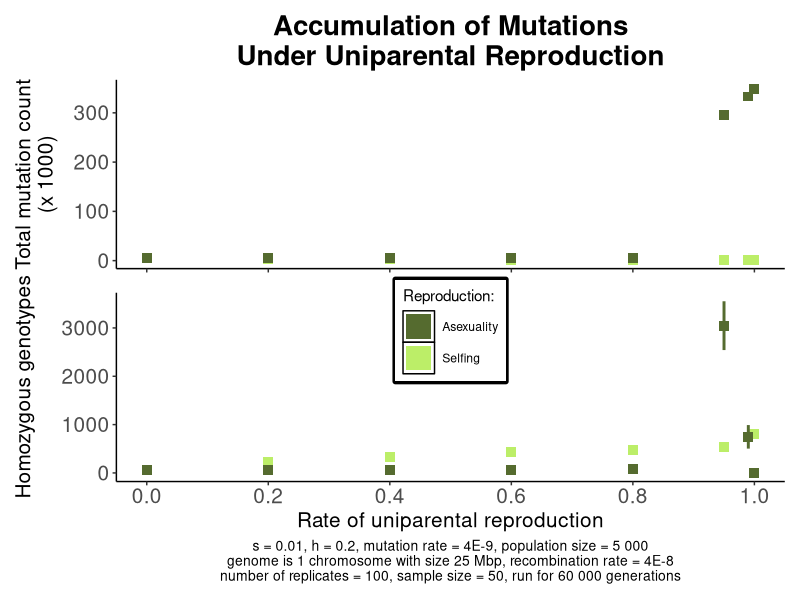
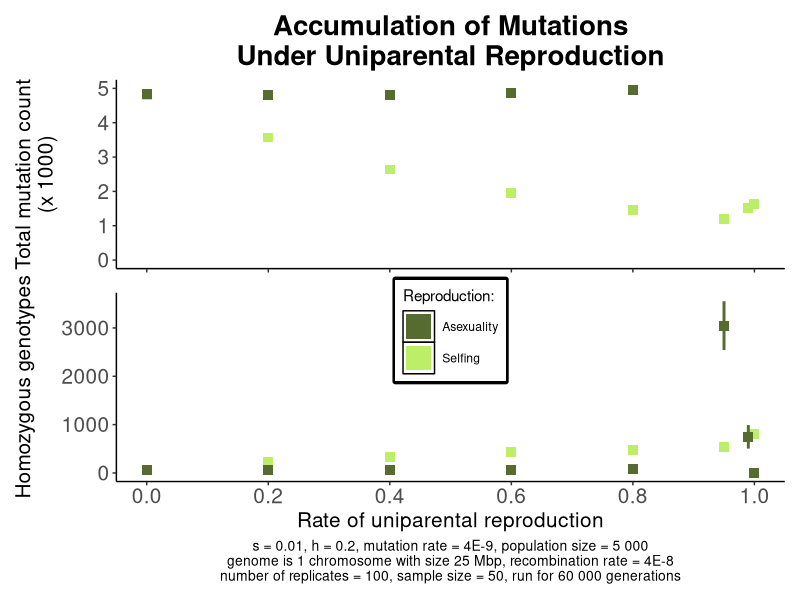
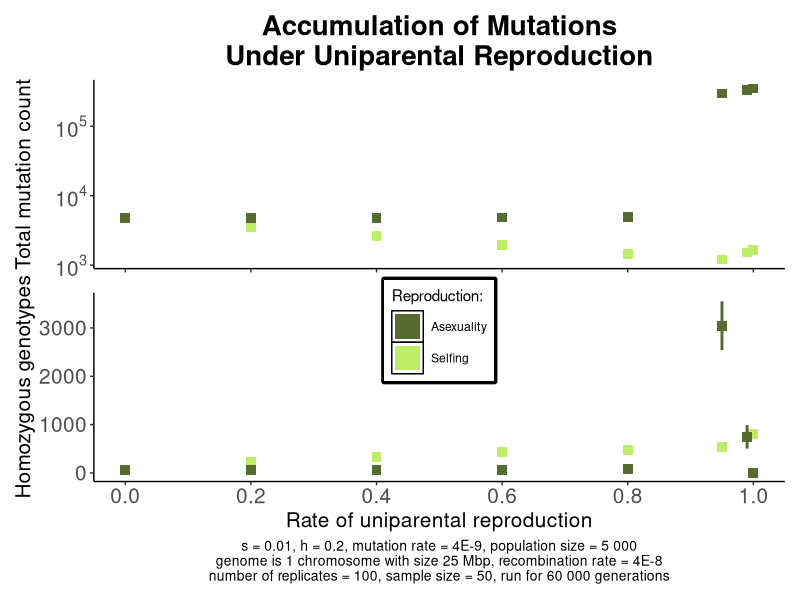
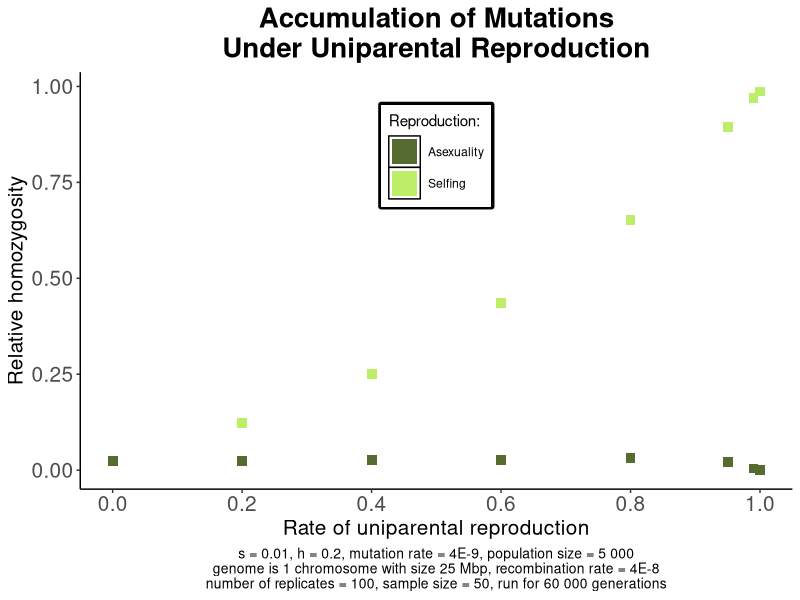

Generate these figures, in order, with R:
library(ggplot2)
library(patchwork)
library(dplyr)
library(scales)

replicate_number=100
colours <- c("Selfing"="darkolivegreen2","Asexuality"="darkolivegreen")

Selfing_recessive_load_all <- read.csv("Data_selfing_recessive_load_full_60000.csv")
Selfing_additive_load_all <- read.csv("Data_selfing_additive_load_full_60000.csv")
Selfing_relative_homozygosity_all <- read.csv("Data_selfing_relative_homozygosity_full_60000.csv")
#Selfing_fixed_mutations_all <- read.csv("Data_selfing_fixed_mutations_full_60000.csv")

Cloning_recessive_load_all <- read.csv("Data_cloning_recessive_load_full_60000.csv")
Cloning_additive_load_all <- read.csv("Data_cloning_additive_load_full_60000.csv")
Cloning_relative_homozygosity_all <- read.csv("Data_cloning_relative_homozygosity_full_60000.csv")
#Cloning_fixed_mutations_all <- read.csv("Data_cloning_fixed_mutations_full_60000.csv")

for (h_coefficient in c(0.2)) {

filename_rec_selfing <- Selfing_recessive_load_all %>% filter(Dominance_coefficient == h_coefficient)
filename_add_selfing <- Selfing_additive_load_all %>% filter(Dominance_coefficient == h_coefficient)
filename_rel_selfing <- Selfing_relative_homozygosity_all %>% filter(Dominance_coefficient == h_coefficient)
#filename_fix_selfing <- Selfing_fixed_mutations_all %>% filter(Dominance_coefficient == h_coefficient)

Selfing_rec_max <- filename_rec_selfing$Expected_recessive_load+1.96*filename_rec_selfing$SD_recessive_load/sqrt(replicate_number)
Selfing_rec_min <- filename_rec_selfing$Expected_recessive_load-1.96*filename_rec_selfing$SD_recessive_load/sqrt(replicate_number)

Selfing_add_max <- filename_add_selfing$Expected_additive_load+1.96*filename_add_selfing$SD_additive_load/sqrt(replicate_number)
Selfing_add_min <- filename_add_selfing$Expected_additive_load-1.96*filename_add_selfing$SD_additive_load/sqrt(replicate_number)

Selfing_rel_max <- filename_rel_selfing$Expected_relative_homozygosity+1.96*filename_rel_selfing$SD_relative_homozygosity/sqrt(replicate_number)
Selfing_rel_min <- filename_rel_selfing$Expected_relative_homozygosity-1.96*filename_rel_selfing$SD_relative_homozygosity/sqrt(replicate_number)


filename_rec_cloning <- Cloning_recessive_load_all %>% filter(Dominance_coefficient == h_coefficient)
filename_add_cloning <- Cloning_additive_load_all %>% filter(Dominance_coefficient == h_coefficient)
filename_rel_cloning <- Cloning_relative_homozygosity_all %>% filter(Dominance_coefficient == h_coefficient)
#filename_fix_cloning <- Cloning_fixed_mutations_all %>% filter(Dominance_coefficient == h_coefficient)


Cloning_rec_max <- filename_rec_cloning$Expected_recessive_load+1.96*filename_rec_cloning$SD_recessive_load/sqrt(replicate_number)
Cloning_rec_min <- filename_rec_cloning$Expected_recessive_load-1.96*filename_rec_cloning$SD_recessive_load/sqrt(replicate_number)

Cloning_add_max <- filename_add_cloning$Expected_additive_load+1.96*filename_add_cloning$SD_additive_load/sqrt(replicate_number)
Cloning_add_min <- filename_add_cloning$Expected_additive_load-1.96*filename_add_cloning$SD_additive_load/sqrt(replicate_number)

Cloning_rel_max <- filename_rel_cloning$Expected_relative_homozygosity+1.96*filename_rel_cloning$SD_relative_homozygosity/sqrt(replicate_number)
Cloning_rel_min <- filename_rel_cloning$Expected_relative_homozygosity-1.96*filename_rel_cloning$SD_relative_homozygosity/sqrt(replicate_number)

Plot_recessive <- ggplot()+
	geom_point(data = filename_rec_selfing, aes(x = Uniparenting_rate, y = Expected_recessive_load, colour="Selfing"), size=3, shape=15)+
	geom_linerange(data = filename_rec_selfing, 
			aes(x=Uniparenting_rate, 
			    ymax=Selfing_rec_max, 
			    ymin=Selfing_rec_min), color="darkolivegreen2", size=1)+
 
	geom_point(data=filename_rec_cloning, aes(x=Uniparenting_rate, y=Expected_recessive_load, colour="Asexuality"), size=3, shape=15)+
	geom_linerange(data=filename_rec_cloning, 
			aes(x=Uniparenting_rate, 
			    ymax=Cloning_rec_max, 
			    ymin=Cloning_rec_min), color="darkolivegreen", size=1)+
	
	labs(y="Homozygous genotypes",
	     x="Rate of uniparental reproduction",
	     colour="Reproduction: ",
	     caption=paste("s = 0.01, h = ", h_coefficient, ", mutation rate = 4E-9, population size = 5 000\ngenome is 1 chromosome with size 25 Mbp, recombination rate = 4E-8\nnumber of replicates = ", replicate_number,", sample size = 50, run for 60 000 generations", sep=""))+
	
	theme(panel.grid.major=element_blank(),
    	      panel.grid.minor=element_blank(),
    	      panel.background=element_blank(),
    	      axis.line = element_line(color="black"),
    	      
	      plot.caption=element_text(size=10, hjust=0.5),
	      plot.subtitle=element_text(size=15, hjust=1, face="bold"), 
	      axis.title.y=element_text(size=15),
	      axis.title.x=element_text(size=15),
	      
	      axis.text.x=element_text(size=15),
	      axis.text.y=element_text(size=15),
	      
	      legend.position=c(0.5, 0.8),
	      legend.key = element_rect(fill = "white"),
	      legend.box.background = element_rect(color="black", size=2))+

	guides(colour = guide_legend(override.aes = list(size = 8)))+
		
	scale_colour_manual(values = colours)+
	scale_x_continuous(breaks=seq(0, 1, 0.2))
		   
Plot_additive <- ggplot()+
	geom_point(data=filename_add_selfing, aes(x=Uniparenting_rate, y=Expected_additive_load/1000), colour="darkolivegreen2", size=3, shape=15)+
	geom_linerange(data=filename_add_selfing, 
			aes(x=Uniparenting_rate, 
			    ymax=Selfing_add_max/1000, 
			    ymin=Selfing_add_min/1000), color="darkolivegreen2", size=1)+
	
	geom_point(data=filename_add_cloning, aes(x=Uniparenting_rate, y=Expected_additive_load/1000), colour="darkolivegreen", size=3, shape=15)+
	geom_linerange(data=filename_add_cloning, 
			aes(x=Uniparenting_rate, 
			    ymax=Cloning_add_max/1000, 
			    ymin=Cloning_add_min/1000), color="darkolivegreen", size=1)+
	
	labs(x="Rate of uniparental reproduction",
	     y="Total mutation count\n(x 1000)",
	     title="Accumulation of Mutations\nUnder Uniparental Reproduction")+
	theme(panel.grid.major=element_blank(),
    	      panel.grid.minor=element_blank(),
    	      panel.background=element_blank(),
    	      axis.line = element_line(color="black"),
    	      
    	      plot.title=element_text(size=20, hjust=0.5, face="bold"),
	      plot.subtitle=element_text(size=15, hjust=1, face="bold"),
	      axis.title.y=element_text(size=15),
	      axis.title.x=element_blank(),
	      
	      axis.text.x=element_text(size=0),
	      axis.text.y=element_text(size=15))+

	guides(colour = guide_legend(override.aes = list(size = 8)))+
		
	scale_colour_manual(values = colours)+
	scale_x_continuous(breaks=seq(0, 1, 0.2))

Plot_additive_2 <- ggplot()+
	geom_point(data=filename_add_selfing, aes(x=Uniparenting_rate, y=Expected_additive_load/1000), colour="darkolivegreen2", size=3, shape=15)+
	geom_linerange(data=filename_add_selfing, 
			aes(x=Uniparenting_rate, 
			    ymax=Selfing_add_max/1000, 
			    ymin=Selfing_add_min/1000), color="darkolivegreen2", size=1)+
	
	geom_point(data=filename_add_cloning, aes(x=Uniparenting_rate, y=Expected_additive_load/1000), colour="darkolivegreen", size=3, shape=15)+
	geom_linerange(data=filename_add_cloning, 
			aes(x=Uniparenting_rate, 
			    ymax=Cloning_add_max/1000, 
			    ymin=Cloning_add_min/1000), color="darkolivegreen", size=1)+
	
	labs(x="Rate of uniparental reproduction",
	     y="Total mutation count\n(x 1000)",
	     title="Accumulation of Mutations\nUnder Uniparental Reproduction")+
	     
	theme(panel.grid.major=element_blank(),
    	      panel.grid.minor=element_blank(),
    	      panel.background=element_blank(),
    	      axis.line = element_line(color="black"),
    	      
    	      plot.title=element_text(size=20, hjust=0.5, face="bold"),
	      plot.subtitle=element_text(size=15, hjust=1, face="bold"),
	      axis.title.y=element_text(size=15),
	      axis.title.x=element_blank(),
	      
	      axis.text.x=element_text(size=0),
	      axis.text.y=element_text(size=15))+

	guides(colour = guide_legend(override.aes = list(size = 8)))+
		
	scale_colour_manual(values = colours)+
	scale_x_continuous(breaks=seq(0, 1, 0.2))+
	scale_y_continuous(limits=c(0, 5))
	
Plot_additive_log <- ggplot()+
	geom_point(data=filename_add_selfing, aes(x=Uniparenting_rate, y=Expected_additive_load), colour="darkolivegreen2", size=3, shape=15)+
	geom_linerange(data=filename_add_selfing, 
			aes(x=Uniparenting_rate, 
			    ymax=Selfing_add_max, 
			    ymin=Selfing_add_min), color="darkolivegreen2", size=1)+
	
	geom_point(data=filename_add_cloning, aes(x=Uniparenting_rate, y=Expected_additive_load), colour="darkolivegreen", size=3, shape=15)+
	geom_linerange(data=filename_add_cloning, 
			aes(x=Uniparenting_rate, 
			    ymax=Cloning_add_max, 
			    ymin=Cloning_add_min), color="darkolivegreen", size=1)+
	
	labs(x="Rate of uniparental reproduction",
	     y="Total mutation count",
	     title="Accumulation of Mutations\nUnder Uniparental Reproduction")+
	     
	theme(panel.grid.major=element_blank(),
    	      panel.grid.minor=element_blank(),
    	      panel.background=element_blank(),
    	      axis.line = element_line(color="black"),
    	      
    	      plot.title=element_text(size=20, hjust=0.5, face="bold"),
	      plot.subtitle=element_text(size=15, hjust=1, face="bold"),
	      axis.title.y=element_text(size=15),
	      axis.title.x=element_blank(),
	      
	      axis.text.x=element_text(size=0),
	      axis.text.y=element_text(size=15))+

	guides(colour = guide_legend(override.aes = list(size = 8)))+
		
	scale_colour_manual(values = colours)+
	scale_x_continuous(breaks=seq(0, 1, 0.2))+
	scale_y_log10(breaks = 10**c(3,4,5),
                labels = trans_format("log10", math_format(10^.x)))


Plot_relative <- ggplot()+
	geom_point(data = filename_rel_selfing, aes(x = Uniparenting_rate, y = Expected_relative_homozygosity, colour="Selfing"), size=3, shape=15)+
	geom_linerange(data = filename_rel_selfing, 
			aes(x=Uniparenting_rate, 
			    ymax=Selfing_rel_max, 
			    ymin=Selfing_rel_min), color="darkolivegreen2", size=1)+
 
	geom_point(data=filename_rel_cloning, aes(x=Uniparenting_rate, y=Expected_relative_homozygosity, colour="Asexuality"), size=3, shape=15)+
	geom_linerange(data=filename_rel_cloning, 
			aes(x=Uniparenting_rate, 
			    ymax=Cloning_rel_max, 
			    ymin=Cloning_rel_min), color="darkolivegreen", size=1)+
	
	labs(y="Relative homozygosity",
	     x="Rate of uniparental reproduction",
	     colour="Reproduction: ",
	     title="Accumulation of Mutations\nUnder Uniparental Reproduction",
	     caption=paste("s = 0.01, h = ", h_coefficient, ", mutation rate = 4E-9, population size = 5 000\ngenome is 1 chromosome with size 25 Mbp, recombination rate = 4E-8\nnumber of replicates = ", replicate_number,", sample size = 50, run for 60 000 generations", sep=""))+
	
	theme(panel.grid.major=element_blank(),
    	      panel.grid.minor=element_blank(),
    	      panel.background=element_blank(),
    	      axis.line = element_line(color="black"),
    	      
    	      plot.title=element_text(size=20, hjust=0.5, face="bold"),
	      plot.caption=element_text(size=10, hjust=0.5),
	      plot.subtitle=element_text(size=15, hjust=1, face="bold"), 
	      axis.title.y=element_text(size=15),
	      axis.title.x=element_text(size=15),
	      
	      axis.text.x=element_text(size=15),
	      axis.text.y=element_text(size=15),
	      
	      legend.position=c(0.5, 0.8),
	      legend.key = element_rect(fill = "white"),
	      legend.box.background = element_rect(color="black", size=2))+

	guides(colour = guide_legend(override.aes = list(size = 8)))+
		
	scale_colour_manual(values = colours)+
	scale_x_continuous(breaks=seq(0, 1, 0.2))



Plot <- Plot_additive/Plot_recessive
Plot_2 <- Plot_additive_2/Plot_recessive
Plot_3 <- Plot_additive_log/Plot_recessive

plot_name <- paste("Figure_Mutation_accumulation_selfing_vs_cloning_", h_coefficient, "_full_60000.png",sep="")
ggsave(filename=plot_name,
	plot=Plot,
	dpi=600)

plot_name_2 <- paste("Figure_Mutation_accumulation_selfing_vs_cloning_", h_coefficient, "v2_full_60000.png",sep="")
ggsave(filename=plot_name_2,
	plot=Plot_2,
	dpi=600)

plot_name_log <- paste("Figure_Mutation_accumulation_selfing_vs_cloning_", h_coefficient, "v3_full_60000.png",sep="")
ggsave(filename=plot_name_log,
	plot=Plot_3,
	dpi=600)
	
plot_name_rel <- paste("Figure_Mutation_accumulation_selfing_vs_cloning_", h_coefficient, "relative_homozygosity_full_60000.png",sep="")
ggsave(filename=plot_name_rel,
	plot=Plot_relative,
	dpi=400)
}
